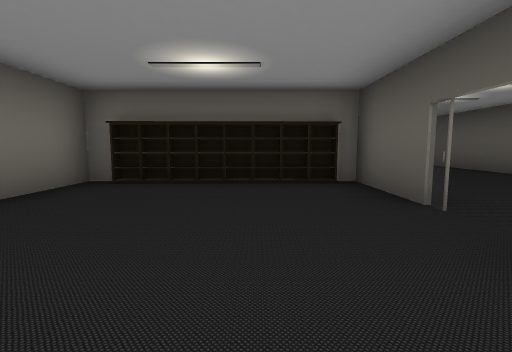
view 1 (above)

18 first-person views from a walk through a Unity game level. The camera is 1.4 m above the floor, tilts 6° down and sees 85° across. Doors are open. The floor is counted in squares, 2.5 m on a side. Each view is taken from the middle of a square. On the plan, view 1 faces up. The plan holds only what a view shows up to about 9 squares ahead; the rest is blank. The player is left out. Some surface patterns are stand-ins.

view 2
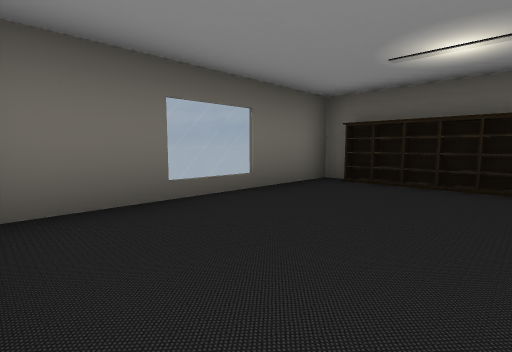

view 3
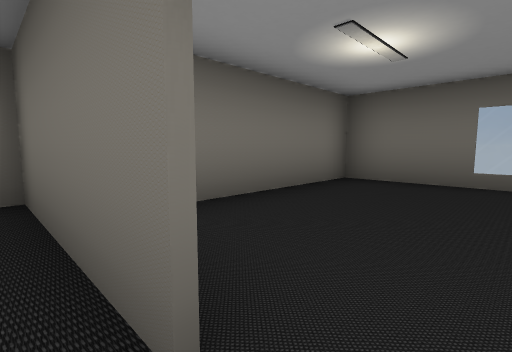

view 4
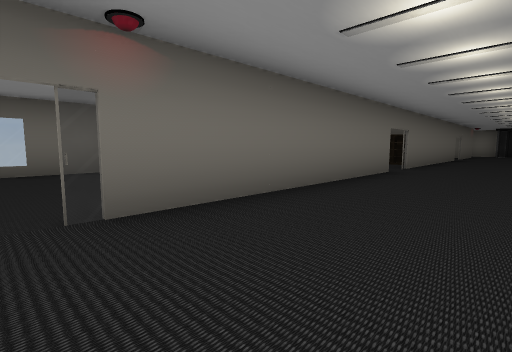

view 5
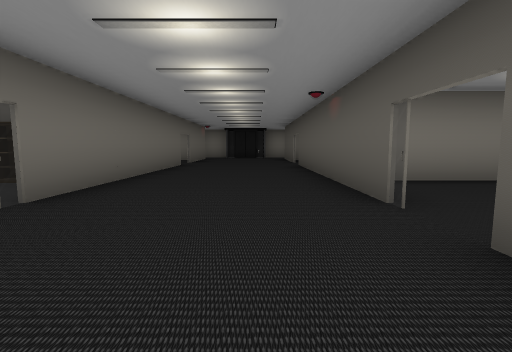

view 6
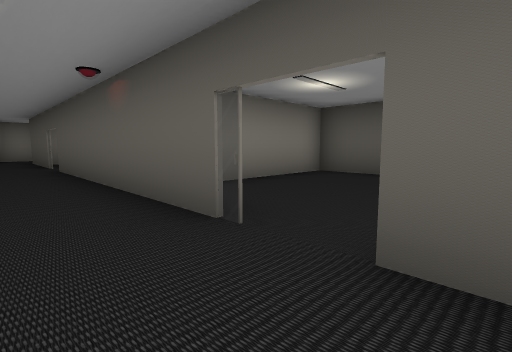

view 7
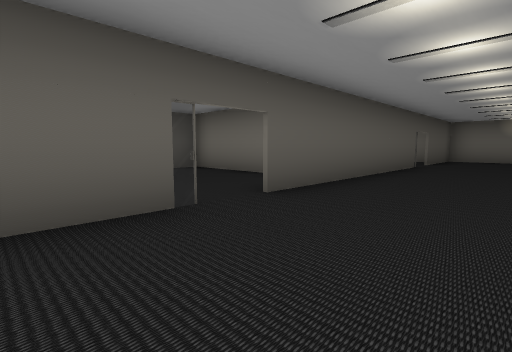

view 8
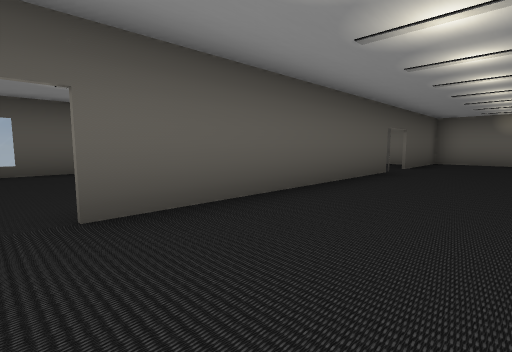

view 9
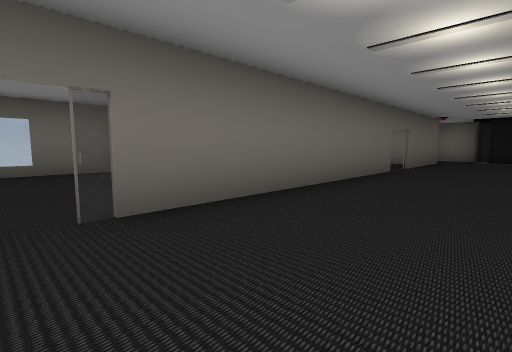

view 10
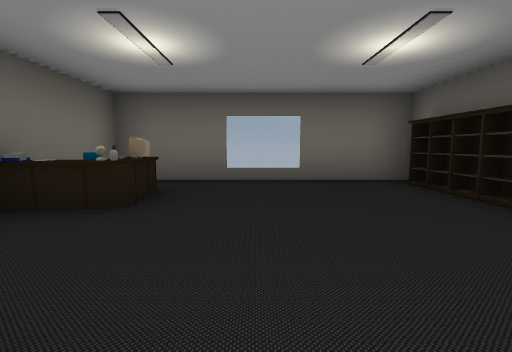

view 11
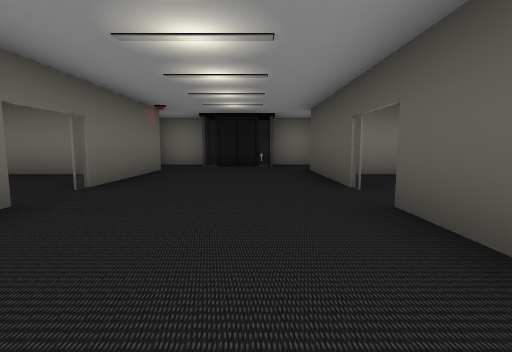

view 12
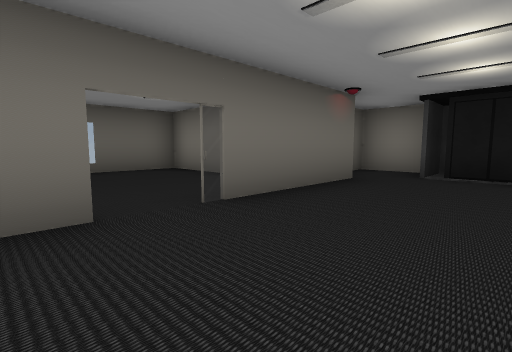

view 13
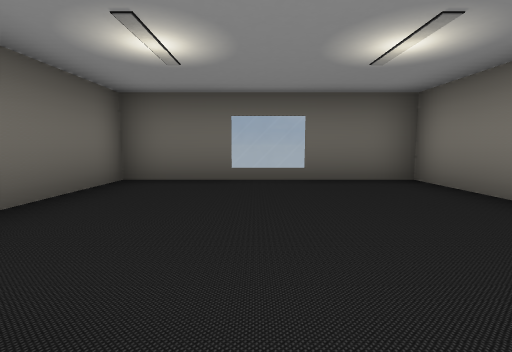

view 14
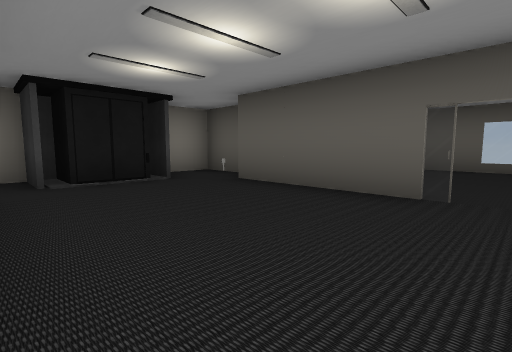

view 15
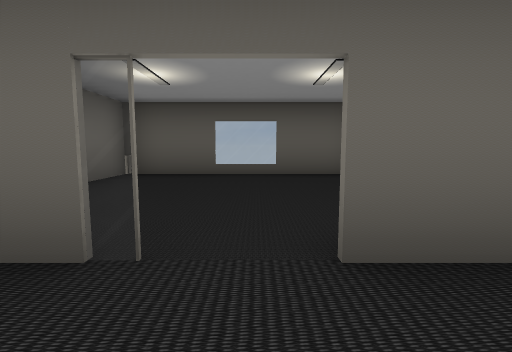

view 16
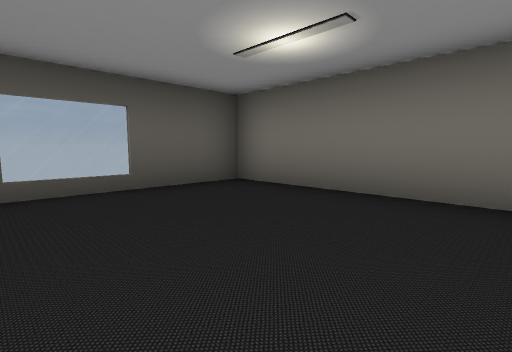

view 17
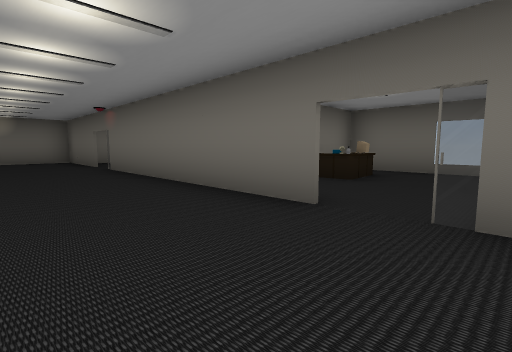

view 18
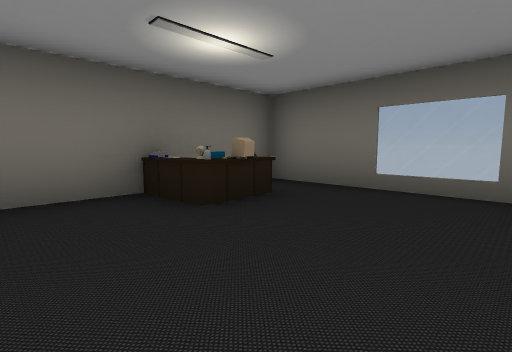

### Floor plan
Points are (right, up) in squares from view 1. A wall is a line through its corners. A room is listed if a view was taken in it or the views show most of it. See-through windows are left out.
Room 1 (views 1, 2)
walls: (1.6, 2.4) (1.6, 4.5) (1.2, 4.5); (-2.2, 4.5) (-2.7, 4.5) (-2.7, -0.4) (0.5, -0.4)
ways out: opening at (2, 2) to room 2
objects: other object (-2, 4); other object (-1, 4); other object (0, 4); other object (1, 4)
Room 2 (views 3, 4)
walls: (1.7, 1.5) (1.7, -0.5); (5.3, 2.4) (5.3, 6.5); (1.7, 6.6) (1.7, 2.4); (5.3, -0.5) (5.3, 1.5)
ways out: opening at (2, 2) to room 1; opening at (3.5, 7.5) to room 3; opening at (3.5, 0.5); opening at (5, 2)
Room 3 (views 5, 6, 7, 8, 9, 10, 11, 17)
walls: (1.7, 8.6) (1.7, 6.6); (5.3, 9.4) (5.3, 13.6); (1.7, 13.6) (1.7, 9.4); (5.3, 6.5) (5.3, 8.5)
ways out: opening at (3.5, 7.5) to room 2; opening at (3.5, 14.5) to room 4; opening at (2, 9) to room 6; opening at (5, 9) to room 8
Room 4 (views 12, 13, 14, 15)
walls: (5.3, 16.5) (5.3, 19.8); (1.7, 19.9) (1.7, 16.5); (2.5, 20.6) (2.5, 21.8); (6, 20.5) (6, 21.7) (1, 21.7) (1, 21.2); (1.7, 15.6) (1.7, 13.6); (2.6, 21.8) (2.6, 20.6); (5.3, 13.6) (5.3, 15.6)
ways out: opening at (3.5, 14.5) to room 3; opening at (5, 16) to room 5; opening at (2, 16) to room 7; open door at (3, 21)
objects: other object (4, 19); other object (4, 21)
Room 5 (view 16)
walls: (6.9, 18.7) (5.6, 18.7); (6, 13.7) (9.7, 13.7) (9.7, 18.7) (8.4, 18.7)
ways out: opening at (5, 16) to room 4
Room 6 (view 18)
walls: (-2.7, 11.6) (-2.7, 6.7) (0.9, 6.7)
ways out: opening at (2, 9) to room 3
objects: other object (-2, 11); other object (-1, 7); other object (-1, 8); other object (-1, 11); other object (1, 11)
Room 7 (no view inside)
walls: (1.1, 18.7) (-2.7, 18.7) (-2.7, 13.7) (-0.4, 13.7)
ways out: opening at (2, 16) to room 4
Room 8 (no view inside)
walls: (7.1, 6.7) (9.7, 6.7) (9.7, 11.6) (6.2, 11.6)
ways out: opening at (5, 9) to room 3

Positions as (right, up) in squares from view 1, and headings:
1: (0, 0), facing up
2: (0, 0), facing up-left
3: (2, 2), facing down-left
4: (4, 2), facing up-left
5: (4, 7), facing up
6: (4, 8), facing up-right
7: (3, 11), facing down-right
8: (3, 9), facing down-right
9: (4, 9), facing up-left
10: (2, 9), facing left
11: (4, 13), facing up
12: (4, 15), facing up-left
13: (2, 16), facing left
14: (2, 16), facing up-right
15: (4, 16), facing right
16: (6, 17), facing down-right
17: (4, 10), facing down-left
18: (1, 10), facing down-left
